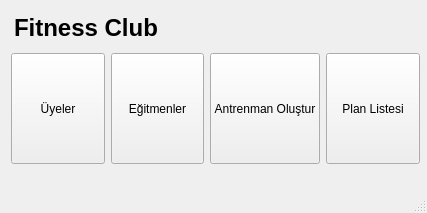
<?xml version="1.0" encoding="UTF-8"?>
<ui version="4.0">
 <class>MainWindow</class>
 <widget class="QMainWindow" name="MainWindow">
  <property name="geometry">
   <rect>
    <x>0</x>
    <y>0</y>
    <width>427</width>
    <height>213</height>
   </rect>
  </property>
  <property name="windowTitle">
   <string>MainWindow</string>
  </property>
  <widget class="QWidget" name="centralwidget">
   <widget class="QLabel" name="label">
    <property name="geometry">
     <rect>
      <x>14</x>
      <y>-3</y>
      <width>401</width>
      <height>61</height>
     </rect>
    </property>
    <property name="font">
     <font>
      <family>Yu Gothic UI</family>
      <pointsize>18</pointsize>
      <bold>true</bold>
     </font>
    </property>
    <property name="text">
     <string>Fitness Club</string>
    </property>
   </widget>
   <widget class="QPushButton" name="p_uyeler">
    <property name="geometry">
     <rect>
      <x>11</x>
      <y>53</y>
      <width>94</width>
      <height>111</height>
     </rect>
    </property>
    <property name="text">
     <string>Üyeler</string>
    </property>
   </widget>
   <widget class="QPushButton" name="p_planlistesi">
    <property name="geometry">
     <rect>
      <x>326</x>
      <y>53</y>
      <width>94</width>
      <height>111</height>
     </rect>
    </property>
    <property name="text">
     <string>Plan Listesi</string>
    </property>
   </widget>
   <widget class="QPushButton" name="p_egitmenler">
    <property name="geometry">
     <rect>
      <x>111</x>
      <y>53</y>
      <width>93</width>
      <height>111</height>
     </rect>
    </property>
    <property name="text">
     <string>Eğitmenler</string>
    </property>
   </widget>
   <widget class="QPushButton" name="p_antrenmanp">
    <property name="geometry">
     <rect>
      <x>210</x>
      <y>53</y>
      <width>110</width>
      <height>111</height>
     </rect>
    </property>
    <property name="text">
     <string>Antrenman Oluştur</string>
    </property>
   </widget>
  </widget>
  <widget class="QMenuBar" name="menubar">
   <property name="geometry">
    <rect>
     <x>0</x>
     <y>0</y>
     <width>427</width>
     <height>21</height>
    </rect>
   </property>
  </widget>
  <widget class="QStatusBar" name="statusbar"/>
 </widget>
 <resources/>
 <connections/>
</ui>
